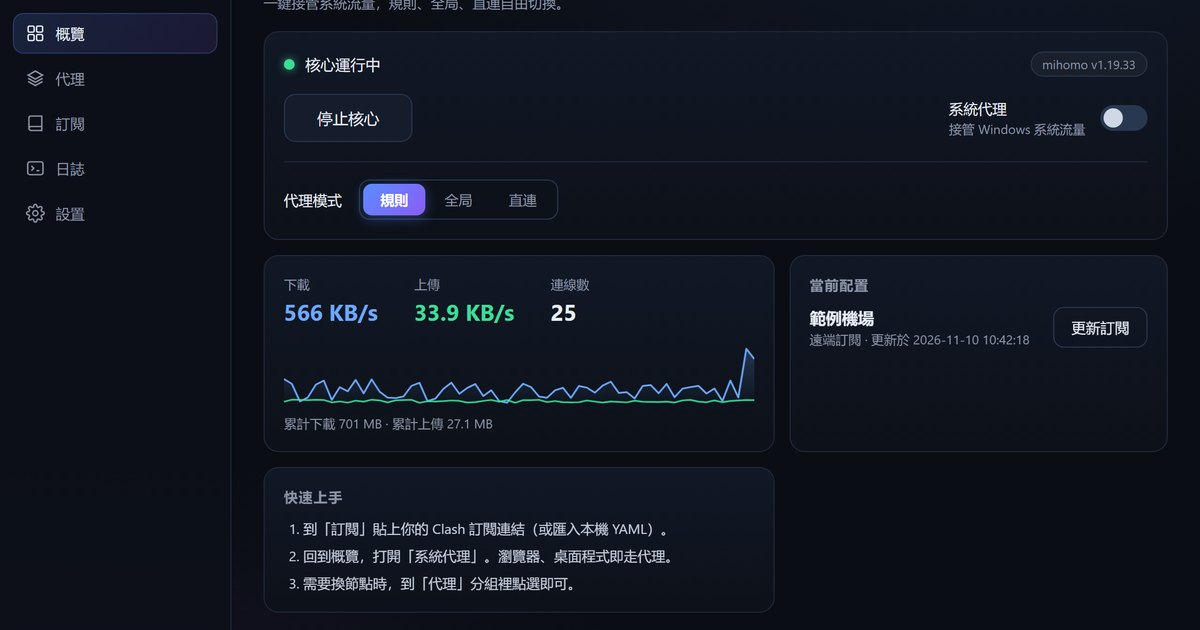
#> input picture site/assets/og.jpg, 1200 x 630 px
$ python -i optimize_site_images.py   (imports and definitions only)
#> lines starting #> are read from the running program, lines starting #| are printed output that depends on the picture
"""Generate responsive AVIF/WebP variants and the Open Graph card for site/.

Source images live in packaging/screenshots/*.png so the 2240x1440 originals
stay out of the deployed tree. Outputs:

  site/assets/<name>-<width>.avif   AVIF q60, served first via <picture>
  site/assets/<name>-<width>.webp   WebP fallback (includes Safari < 16.4)
  site/assets/og.jpg                1200x630 social card (JPEG for crawlers)

AVIF needs ImageMagick with libheif; the script degrades to WebP-only when it
is missing, so contributors without it can still regenerate the site.

Run after changing screenshots:

  python scripts/optimize_site_images.py
"""

from __future__ import annotations

import json
import shutil
import subprocess
import sys
from pathlib import Path

from PIL import Image

ROOT = Path(__file__).resolve().parent.parent
ASSETS = ROOT / "site" / "assets"
SRC = ROOT / "packaging" / "screenshots"

WIDTHS = (800, 1600)
WEBP_QUALITY = 78
AVIF_QUALITY = 60
OG_SIZE = (1200, 630)
OG_BG = (7, 10, 16)


def have_magick() -> bool:
    return shutil.which("magick") is not None


# [37 lines left out: functions webp_variants, avif_variants, not called in this run]


def og_card(source: Path) -> Path:
    """Centre-crop the overview screenshot into a 1200x630 social card."""
#> called with source = '../site/assets/og.jpg'
    target_w, target_h = OG_SIZE
    with Image.open(source) as img:
#> img is the input picture: PIL image 1200x630 RGB; mean R, G, B 17.7, 22.6, 33.5
        img = img.convert("RGB")
        scale = max(target_w / img.width, target_h / img.height)
#> scale = 1
        resized = img.resize(
            (round(img.width * scale), round(img.height * scale)), Image.LANCZOS
        )
        left = (resized.width - target_w) // 2
#> left = 0
        top = (resized.height - target_h) // 2
#> top = 0
        card = resized.crop((left, top, left + target_w, top + target_h))

    canvas = Image.new("RGB", OG_SIZE, OG_BG)
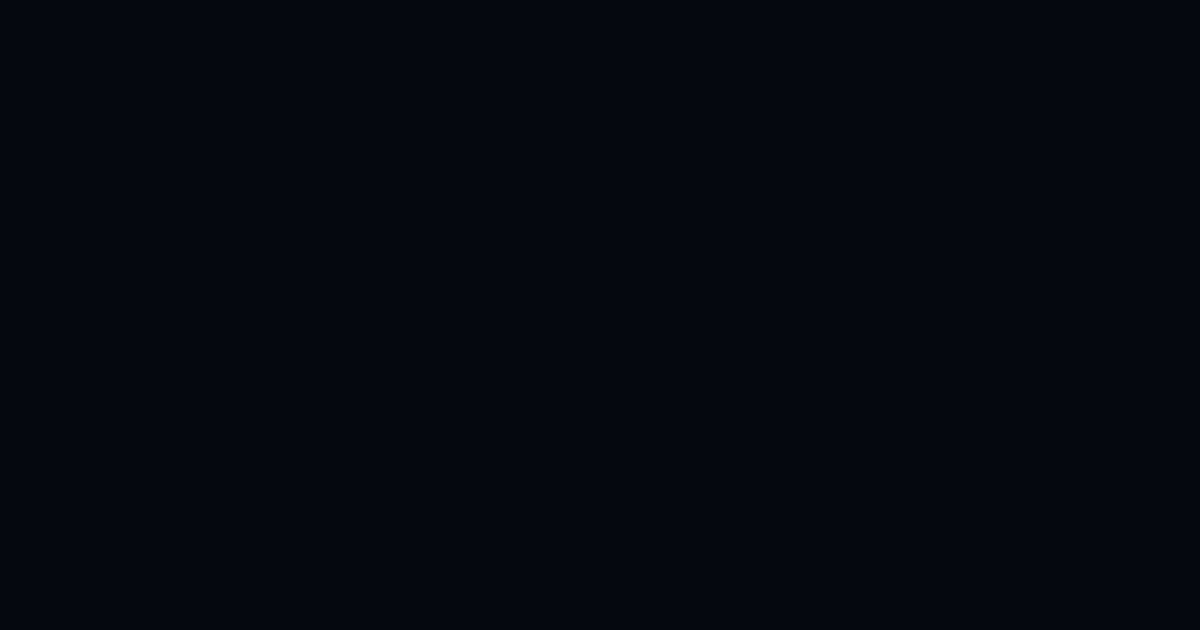
#> canvas: PIL image 1200x630 RGB; mean R, G, B 7, 10, 16
    canvas.paste(card, (0, 0))
    out = ASSETS / "og.jpg"
    canvas.save(out, "JPEG", quality=86, optimize=True, progressive=True)
    return out


# [24 lines left out: function main, not called in this run]


# [2 lines not run here, left out]

>>> result = og_card('../site/assets/og.jpg')
